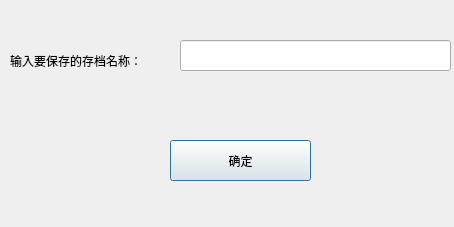
<?xml version="1.0" encoding="UTF-8"?>
<ui version="4.0">
 <class>Dialog</class>
 <widget class="QDialog" name="Dialog">
  <property name="geometry">
   <rect>
    <x>0</x>
    <y>0</y>
    <width>454</width>
    <height>227</height>
   </rect>
  </property>
  <property name="windowTitle">
   <string>Dialog</string>
  </property>
  <widget class="QPushButton" name="pushButton">
   <property name="geometry">
    <rect>
     <x>170</x>
     <y>140</y>
     <width>141</width>
     <height>41</height>
    </rect>
   </property>
   <property name="text">
    <string>确定</string>
   </property>
  </widget>
  <widget class="QLabel" name="label">
   <property name="geometry">
    <rect>
     <x>10</x>
     <y>40</y>
     <width>161</width>
     <height>41</height>
    </rect>
   </property>
   <property name="text">
    <string>输入要保存的存档名称：</string>
   </property>
  </widget>
  <widget class="QLineEdit" name="lineEdit">
   <property name="geometry">
    <rect>
     <x>180</x>
     <y>40</y>
     <width>271</width>
     <height>31</height>
    </rect>
   </property>
   <property name="styleSheet">
    <string notr="true">font: 75 12pt &quot;宋体&quot;;</string>
   </property>
  </widget>
 </widget>
 <resources/>
 <connections/>
</ui>
